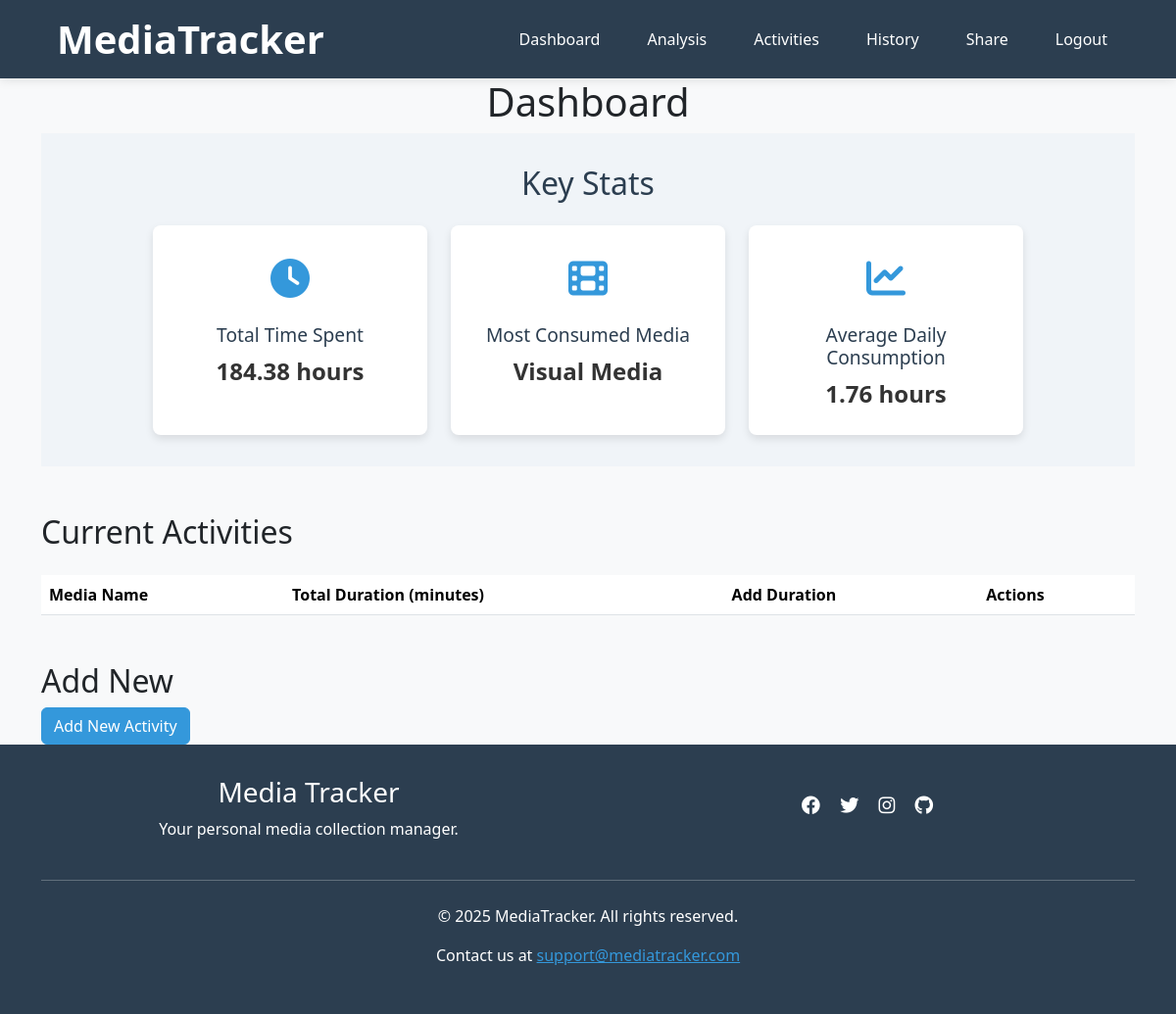
/dashboard (signed in), run on an earlier commit of the app's database.
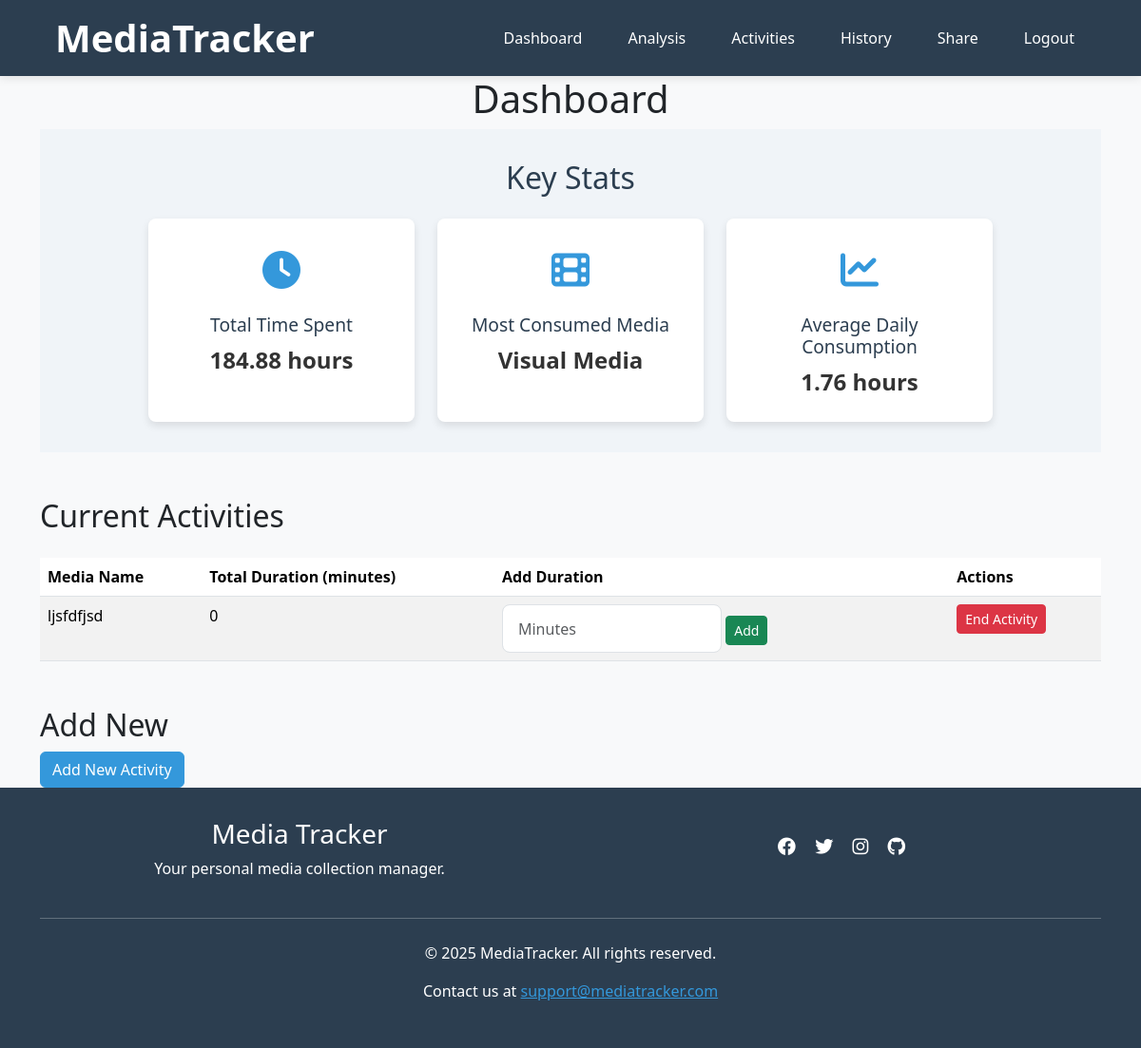
And on a later commit of the database.
### app/models.py (models this page shows)
class Activities(db.Model):
    __tablename__ = 'Activities'
    id = db.Column(db.Integer, primary_key=True)
    username = db.Column(db.String(80), db.ForeignKey('Users.username'), nullable=False)
    media_type = db.Column(db.String(50), nullable=False)
    media_name = db.Column(db.String(120), nullable=False)
    status = db.Column(db.String(20), nullable=False, default='ongoing')
    start_date = db.Column(db.Date, nullable=True)
    end_date = db.Column(db.Date, nullable=True)
    rating = db.Column(db.Float, nullable=True)
    comment = db.Column(db.Text, nullable=True)
    media_entries = db.relationship('Entries', backref='activity')

### app/routes.py (the view)
@app.route('/dashboard', methods=['GET', 'POST'])
def dashboard():
    if 'username' not in session:
        flash('Please log in to view your dashboard.', 'danger')
        return redirect(url_for('login'))
    username = session['username']
    if request.method == 'POST':
        handle_dashboard_form(username, request.form)
        return redirect(url_for('dashboard'))
    stats = get_user_statistics(username)
    current_activities = get_current_activities(username)
    return render_template(
        'dashboard.html',
        total_time=stats['total_time'],
        most_consumed_media=stats['most_consumed_media'],
        daily_average_time=stats['daily_average_time'],
        current_activities=current_activities
    )

### app/helpers/dashboard_handler.py (called while the page is built)
def get_current_activities(username):
    current_activities = Activities.query.filter_by(username=username, status='ongoing').all()
    activities = []
    for activity in current_activities:
        total_duration = db.session.query(
            func.sum(Entries.duration)
        ).filter_by(activity_id=activity.id).scalar()
        activities.append({
            "media_name": activity.media_name,
            "media_type": activity.media_type,
            "total_duration": total_duration or 0,
            "activity_id": activity.id
        })
    return activities

### app/templates/dashboard.html (shortened to what this page needs)
{% extends "base.html" %}
{% block content %}
<div class="container">
    <h1 class="text-center section-title">Dashboard</h1>
    <section class="stats-overview">
        <h2 class="section-title">Key Stats</h2>
        <div class="stats-grid">
            <div class="stats-metric-card">
                <div class="stats-icon">
                    <i class="fas fa-clock"></i>
                </div>
                <div class="stats-info">
                    <h3>Total Time Spent</h3>
                    <p class="stats-value">{{ total_time }} hours</p>
                </div>
            </div>
            <div class="stats-metric-card">
                <div class="stats-icon">
                    <i class="fas fa-film"></i>
                </div>
                <div class="stats-info">
                    <h3>Most Consumed Media</h3>
                    <p class="stats-value">{{ most_consumed_media }}</p>
                </div>
            </div>
            <div class="stats-metric-card">
                <div class="stats-icon">
                    <i class="fas fa-chart-line"></i>
                </div>
                <div class="stats-info">
                    <h3>Average Daily Consumption</h3>
                    <p class="stats-value">{{ daily_average_time }} hours</p>
                </div>
            </div>
        </div>
    </section>
    <section class="current-media mt-5">
        <h2 class="section-title">Current Activities</h2>
        <table class="table table-striped mt-4">
            <thead>
                <tr>
                    <th>Media Name</th>
                    <th>Total Duration (minutes)</th>
                    <th>Add Duration</th>
                    <th>Actions</th>
                </tr>
            </thead>
            <tbody>
                {% for activity in current_activities %}
                <tr>
                    <td>{{ activity.media_name }}</td>
                    <td>{{ activity.total_duration }}</td>
                    <td>
                        <form action="{{ url_for('dashboard') }}" method="POST" class="d-inline">
                            <input type="number" name="duration" class="form-control d-inline w-50" placeholder="Minutes" required>
                            <button type="submit" name="add_duration" class="btn btn-success btn-sm">Add</button>
                        </form>
                    </td>
                    <td>
                        <button class="btn btn-danger btn-sm" data-bs-toggle="modal" data-bs-target="#endActivityModal" data-activity-id="{{ activity.activity_id }}">End Activity</button>
                    </td>
                </tr>
                {% endfor %}
            </tbody>
        </table>
    </section>
    <section class="add-new-entry mt-5">
        <h2 class="section-title">Add New</h2>
        <button class="btn btn-primary" data-bs-toggle="modal" data-bs-target="#addActivityModal">Add New Activity</button>
    </section>
</div>
{% endblock %}

What changed in the data, as far as the page shows it:
added Activities: media_name "ljsfdfjsd", total_duration "0"
Also different on the page:
{{ total_time }}: "184.38" → "184.88"
